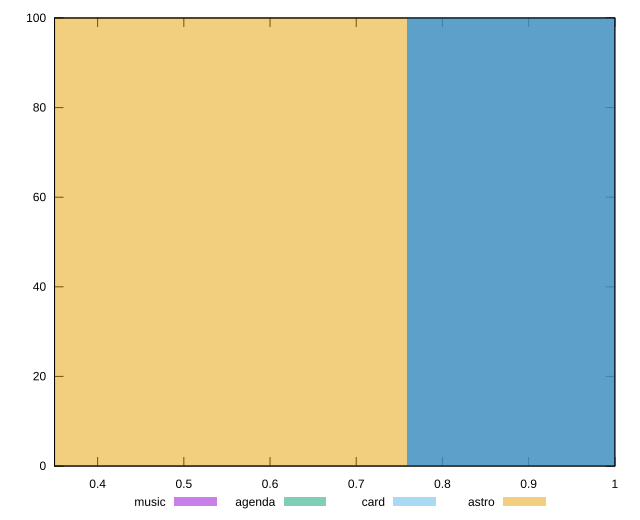

The script that saved this image:
reset

$music <<EOF
1.0124165361477402 100
EOF

$agenda <<EOF
1.0124165361477402 100
EOF

$card <<EOF
1.0124165361477402 100
EOF

$astro <<EOF
0.5062082680738701 100
EOF

set key outside below
set boxwidth 0.5062082680738701
set xrange [0.35:1]
set yrange [0:100]
set trange [0:100]
set style fill transparent solid 0.5 noborder
set terminal svg size 640, 520 enhanced background rgb 'white'
set output "reports/report_00032_2021-02-25T10-28-15.087Z/first-cpu-idle/comparison/histogram/all_score.svg"

plot $music title "music" with boxes, \
     $agenda title "agenda" with boxes, \
     $card title "card" with boxes, \
     $astro title "astro" with boxes

reset
